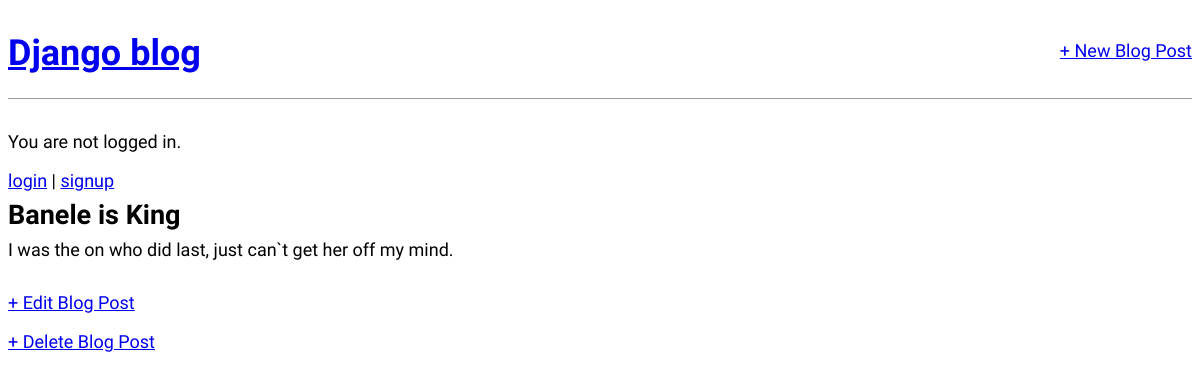
Screenshot of /post/3/ with the database file from the repository.
### blog/models.py (models this page shows, shortened)
class Post(models.Model):
    title = models.CharField(max_length=200)
    author = models.ForeignKey(
        'auth.User',
        on_delete=models.CASCADE,
    )
    body = models.TextField(0)

### blog/views.py (the view)
# urls.py: path('post/<int:pk>/', BlogDetailView.as_view(), name='post_detail'),
class BlogDetailView(DetailView):
    model = Post
    template_name = "post_detail.html"

### templates/post_detail.html
{% extends "base.html" %}
{% block content %}
<div class="post-entry">
    <h2>{{ post.title }}</h2>
    <p>{{ post.body }}</p>
</div>
<a href="{% url 'post_edit' post.pk %}">+ Edit Blog Post</a>
<p><a href="{% url 'post_delete' post.pk %}">+ Delete Blog Post</a></p>
{% endblock %}

### static/css/style.css (style rules this page uses)
body { font-family: 'source sans Pro', sans-serif; font-size: 18px; }
.post-entry { margin-bottom: 2rem; }
.post-entry h2 { margin: 0.5rem 0; }
.post-entry p { margin: 0; font-weight: 400; }

### rows the page displays
Post: title "Banele is King", body "I was the on who did last, just can`t get her off my mind."
